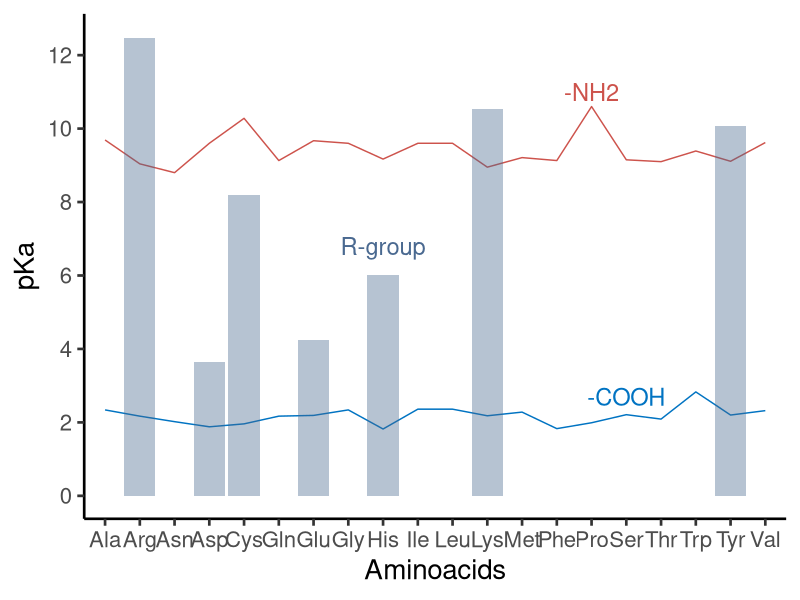
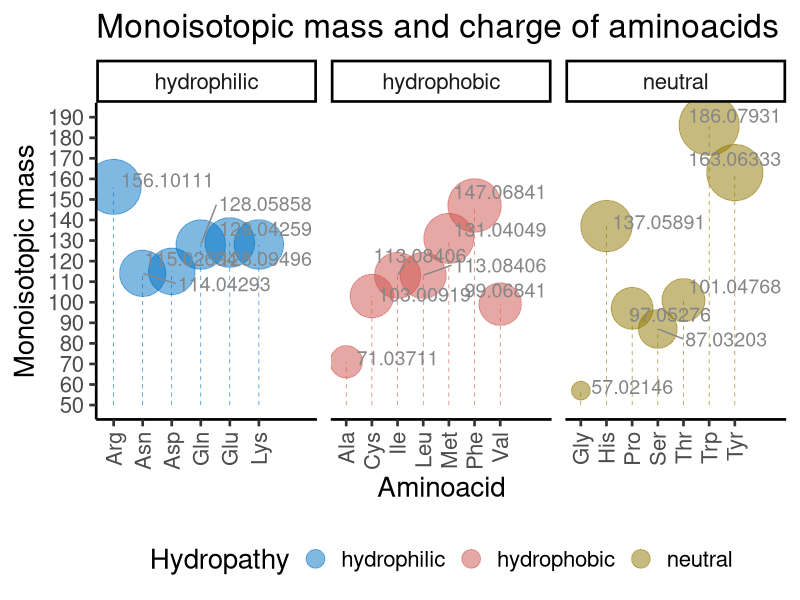

Source code (R) for these figures, in order:
# packages and data
library(tidyverse)
library(ggrepel)
library(kableExtra)
library(seqinr)
aminoacids <- read_tsv("./AAdata.tsv")

# Tabela resumindo as características dos aminoácidos
# summary of aminoacids table
aminoacids %>% 
    select(Name,Abbr,AA, Hydropathy, pKa, pKb, pKx, pl,
            Monoisotopic_Mass, frequency_in_proteins) %>%
    arrange(Hydropathy) %>%
     rename("Aminoacid" = Name,
            "pKa (COOH)" = pKa,
            "pKb (NH2)" = pKb,
            "pKx (side chain)" = pKx,
            "Monoisotopic Mass" = Monoisotopic_Mass,
            "Frequency in proteins (%)" = frequency_in_proteins) %>%
    kbl(caption = "Summary of amino acids properties",
      align = "c") %>% 
  kable_classic(full_width = F, html_font = "Cambria")

# Functions to calculate the pKa of a peptide, given the one letter code for each amino acid
pKa <- function(x) {
    if (x == "A" || x =="G") {
        return(2.34)
    } else if (x == "V") {
        return(2.32)
    } else if (x == "L" || x == "I") {
        return(2.36)
    } else if (x == "P") {
        return(1.99)
    } else if (x == "F") {
        return(1.83)
    } else if (x == "Y") {
        return(2.20)
    } else if (x == "W") {
        return(2.83)
    } else if (x == "C") {
        return(1.96)
    } else if (x == "M") {
        return(2.28)
    } else if (x == "S") {
        return(2.21)
    } else if (x == "T") {
        return(2.09)
    } else if (x == "N") {
        return(2.02)
    } else if (x == "Q") {
        return(2.17)
    } else if (x == "D") {
        return(1.88)
    } else if (x == "E") {
        return(2.19)
    } else if (x == "K") {
        return(2.18)
    } else if (x == "R") {
        return(2.17)
    } else if (x == "H") {
        return(1.82)
    }
}

pKb <- function(x) {
    if (x == "A") {
        return(9.69)
    } else if (x == "G" || x == "L" ||
               x == "I" || x == "D") {
        return(9.60)
    } else if (x == "C") {
        return(10.28)
    } else if (x == "M") {
        return(9.21)
    } else if (x == "S") {
        return(9.15)
    } else if (x == "T") {
        return(9.10)
    } else if (x == "N") {
        return(8.80)
    } else if (x == "Q" || x == "F") {
        return(9.13)
    } else if (x == "E") {
        return(9.67)
    } else if (x == "K") {
        return(8.95)
    } else if (x == "R") {
        return(9.04)
    } else if (x == "H") {
        return(9.17)
    } else if (x == "V") {
        return(9.62)
    } else if (x == "P") {
        return(10.60)
    } else if (x == "Y") {
        return(9.11)
    } else if (x == "W") {
        return(9.39)
    }
}

pKx <- function(x) {
    if (x == "A" || x == "G" || x == "V" ||
        x == "L" || x == "I" || x == "P" ||
        x == "F" || x == "W" || x == "N" ||
        x == "Q" || x == "S" || x == "T" ||
        x == "M") {
        return(NA)
    } else if (x == "C") {
        return(8.18)
    } else if (x == "Y") {
        return(10.07)
    } else if (x == "D") {
        return(3.65)
    } else if (x == "E") {
        return(4.25)
    } else if (x == "K") {
        return(10.53)
    } else if (x == "R") {
        return(12.48)
    } else if (x == "H") {
        return(6.00)
    }
}

# Function to calculate the monoisotopic mass of a peptide, given the one letter code amino acid
monoisotopic_mass <- function(x) {
    if (x == "A") {
        return(71.03711)
    } else if (x == "C") {
        return(103.00919)
    } else if (x == "D") {
        return(115.02694)
    } else if (x == "E") {
        return(129.04259)
    } else if (x == "F") {
        return(147.06841)
    } else if (x == "G") {
        return(57.02146)
    } else if (x == "H") {
        return(137.05891)
    } else if (x == "I") {
        return(113.08406)
    } else if (x == "K") {
        return(128.09496)
    } else if (x == "L") {
        return(113.08406)
    } else if (x == "M") {
        return(131.04049)
    } else if (x == "N") {
        return(114.04293)
    } else if (x == "P") {
        return(97.05276)
    } else if (x == "Q") {
        return(128.05858)
    } else if (x == "R") {
        return(156.10111)
    } else if (x == "S") {
        return(87.03203)
    } else if (x == "T") {
        return(101.04768)
    } else if (x == "V") {
        return(99.06841)
    } else if (x == "W") {
        return(186.07931)
    } else if (x == "Y") {
        return(163.06333)
    }
}

# function to calculate the isoelectric point for the amino acid, given the one letter code
pI <- function(x) {
    if (x == "A") {
        return(6.00)
    } else if (x == "G") {
        return(5.97)
    } else if (x == "V") {
        return(5.96)
    } else if (x == "L") {
        return(5.98)
    } else if (x == "I") {
        return(6.02)
    } else if (x == "P") {
        return(6.30)
    } else if (x == "F") {
        return(5.48)
    } else if (x == "Y") {
        return(5.66)
    } else if (x == "W") {
        return(5.89)
    } else if (x == "C") {
        return(5.07)
    } else if (x == "M") {
        return(5.74)
    } else if (x == "T") {
        return(5.60)
    } else if (x == "N") {
        return(5.41)
    } else if (x == "D") {
        return(2.77)
    } else if (x == "E") {
        return(3.22)
    } else if (x == "Q") {
        return(5.65)
    } else if (x == "S") {
        return(5.68)
    } else if (x == "R") {
        return(10.76)
    } else if (x == "K") {
        return(9.74)
    } else if (x == "H") {
        return(7.59)
    }
}

# calculate the monoisotopic mass of a peptide
monoisotopic_pepetide <- function(x) {
    sum <- 0
    for (i in 1:length(x)) {
        sum <- sum + monoisotopic_mass(x[i])
    }
    return(sum)
}

# how to use the monoisotopic_pepetide function
# Natriuretic peptides B (P16860) sequence for testing
AA <- c("M","D","P","Q","T","A","P","S","R","A","L","L",
"L","L","L","F","L","H","L","A","F","L","G","G","R","S","H",
"P","L","G","S","P","G","S","A","S","D","L","E","T","S","G","L","Q","E","Q",
"R","N","H","L","Q","G","K","L","S","E","L","Q","V","E","Q","T","S","L","E",
"P","L","Q","E","S","P","R","P","T","G","V","W","K","S","R","E","V","A","T",
"E","G","I","R","G","H","R","K","M","V","L","Y","T","L","R","A","P","R","S",
"P","K","M","V","Q","G","S","G","C","F","G","R","K","M","D","R","I","S",
"S","S","S","G","L","G","C","K","V","L","R","R","H")
monoisotopic_pepetide(AA)

# plot the pKa values for a given sequence of amino acids
pKa_plot <- function(x) {
    ggplot(aminoacids, aes(x = Abbr)) +
        geom_line(aes(y = pKa, group = 1), color = "#0073C2FF") +
        annotate("text", x = 16, y = 2.7, label = "-COOH",
            color = "#0073C2FF", size = 6) +
        geom_line(aes(y = pKb, group = 2), color = "#CD534CFF") +
        annotate("text", x = 15, y = 11, label = "-NH2",
            color = "#CD534CFF", size = 6) +
        geom_col(aes(y = pKx, group = 3), fill = "#4A6990FF", alpha = 0.4) +
        annotate("text", x = 9, y = 6.8, label = "R-group",
            color = "#4A6990FF", size = 6) +
        scale_y_continuous(limits = c(0, 12.5), breaks = seq(0, 12.5, 2)) +
        labs(x = "Aminoacids", y = "pKa") +
    theme_classic(base_size = 20)
}

# using the function to plot the pKa
# it is necessary to have a data.frame containing the variables pKa, pKb, and pKx
pKa_plot(aminoacids)

# function to plot the monoisotopic mass of the aminoacids coloring by hydropathy
monoiso_plot <- function(x) {
    ggplot(aminoacids, aes(x = Abbr, y = Monoisotopic_Mass,
                    size = Monoisotopic_Mass, color = Hydropathy)) +
            scale_color_manual(values = c("#0073C2FF", "#CD534CFF", "#8F7700FF")) +
    geom_point(alpha = 0.5) +
    guides(colour = guide_legend(override.aes = list(size=6)), size = FALSE) +
    geom_segment(aes(x = Abbr, xend = Abbr,
                     y = 50, yend = Monoisotopic_Mass),
                     linewidth = 0.2, linetype = "dashed",
                     show.legend = FALSE) +
    geom_text_repel(aes(label = Monoisotopic_Mass),
        color = "#868686FF", size = 5, nudge_x = 2,
            nudge_y = 2, show.legend = FALSE) +
    scale_size(range = c(6, 20)) +
    scale_y_continuous(limits = c(50, 190),
        breaks = seq(50, 190, 10)) +
    labs(x = "Aminoacid", y = "Monoisotopic mass",
         title = "Monoisotopic mass and charge of aminoacids") +
    theme_classic(base_size = 20) +
    theme(axis.text.x = element_text(angle = 90,
                    vjust = 0.5, hjust = 1), legend.position = "bottom") +
                    facet_wrap(~ Hydropathy, ncol = 3, scales = "free_x")
}

# using the function for plot monoisotopic masses and hydropathy
monoiso_plot(aminoacids)
